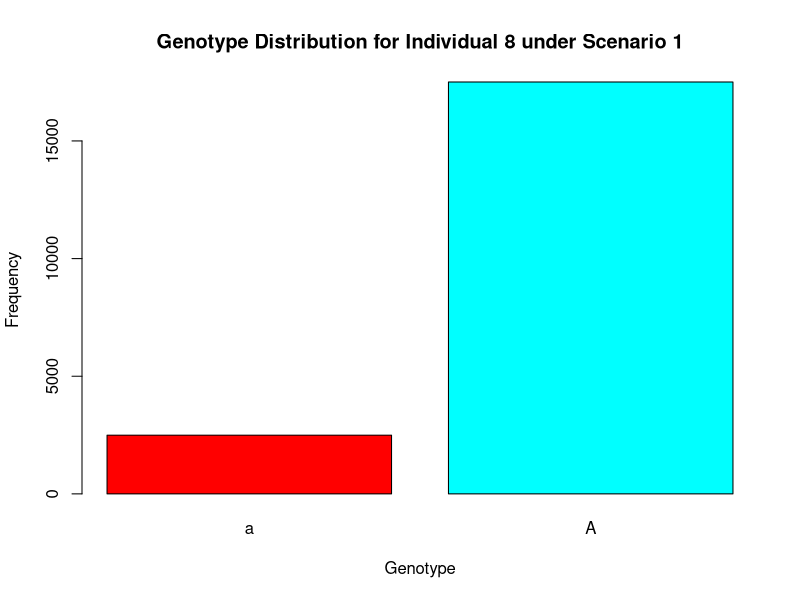
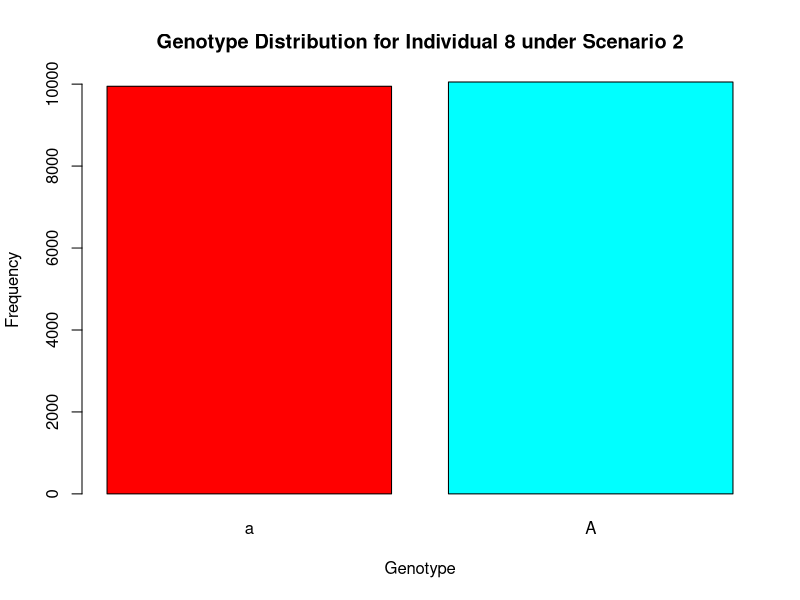
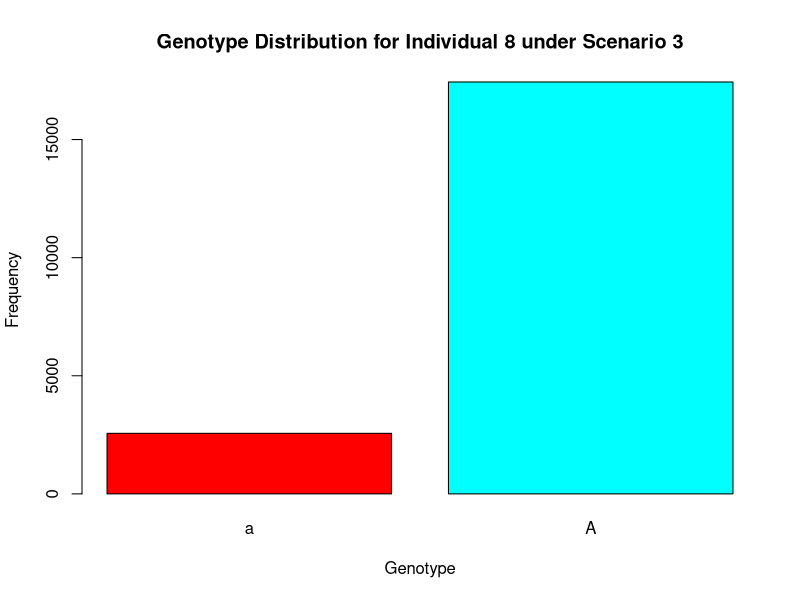
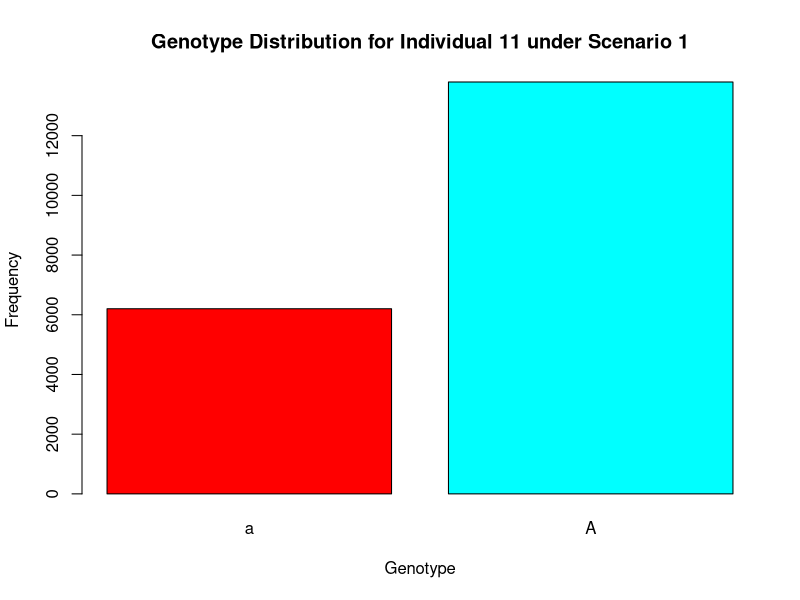
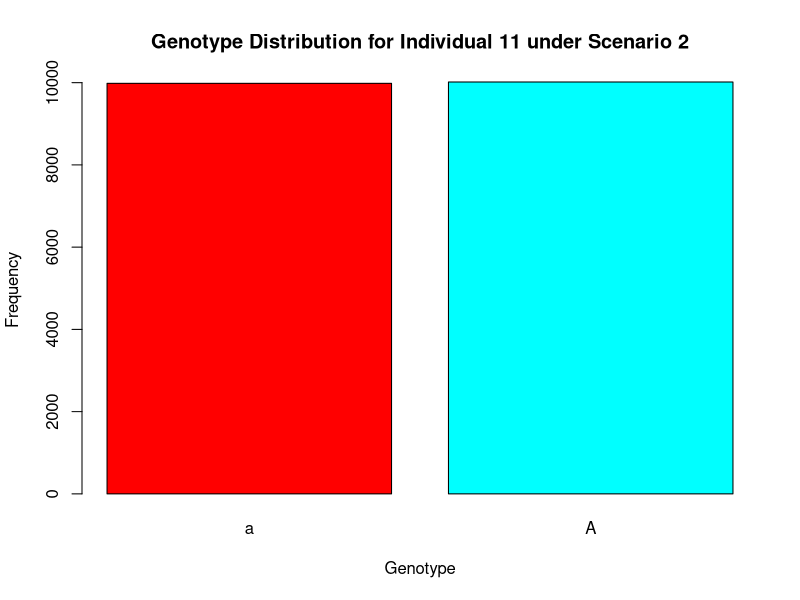
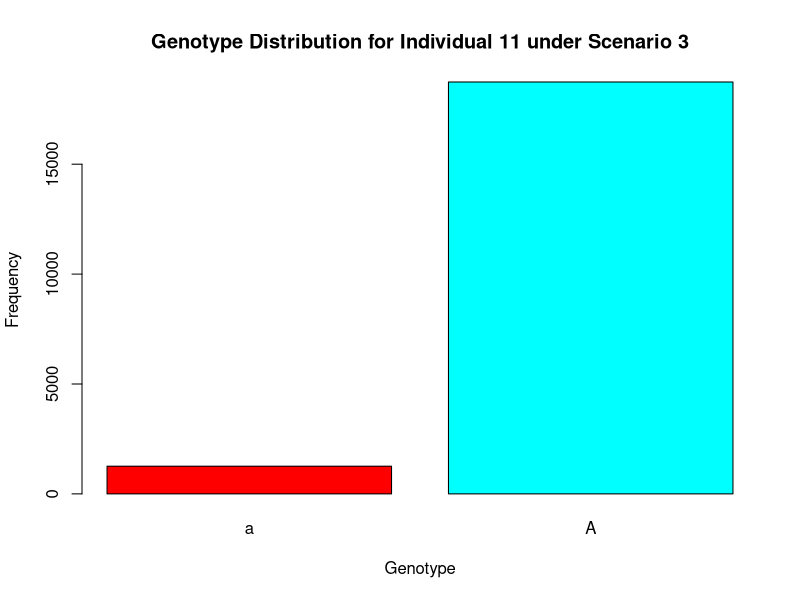

Source code (R) for these figures, in order:
# Function to simulate genotypes for a single scenario
simulate_genotypes <- function(founder_genotypes) {
  genotypes <- list()
  
  relationships <- list(
    "5" = c("1","3"), 
    "4" = c("2", "3"),
    "7" = c("3", "4"),
    "6" = c("4","5"),
    "8" = c("7","6"),
    "9" = c("7","6"),
    "11" = c("9","10")
  )
  
  # Function to simulate genotype based on parents' genotypes
  simulate_child_genotype <- function(parent1, parent2) {
    # Randomly select one allele from each parent
    allele1 <- sample(c(parent1[1], parent1[2]), 1)
    allele2 <- sample(c(parent2[1], parent2[2]), 1)
    return(c(allele1, allele2))
  }
  
  # Simulate genotypes for founders
  for (founder_id in names(founder_genotypes)) {
    genotypes[[founder_id]] <- founder_genotypes[[founder_id]]
  }
  
  # Simulate genotypes for non-founder individuals
  for (child_id in names(relationships)) {
    parent1_id <- relationships[[child_id]][1]
    parent2_id <- relationships[[child_id]][2]
    parent1_genotype <- genotypes[[parent1_id]]
    parent2_genotype <- genotypes[[parent2_id]]
    genotypes[[child_id]] <- simulate_child_genotype(parent1_genotype, parent2_genotype)
  }
  
  return(genotypes)
}

# Function to simulate genotypes for 10,000 iterations under a given scenario
simulate_scenario <- function(founder_genotypes, iterations) {
  simulated_genotypes <- list()
  for (i in 1:iterations) {
    simulated_genotypes[[i]] <- simulate_genotypes(founder_genotypes)
  }
  return(simulated_genotypes)
}

# Define founder genotypes for each scenario
scenario1_founder_genotypes <- list(
  "1" = c("a", "a"),
  "2" = c("A", "A"),
  "3" = c("A", "A"),
  "10" = c("A", "a")
)

scenario2_founder_genotypes <- list(
  "1" = c("A", "a"),
  "2" = c("A", "a"),
  "3" = c("A", "a"),
  "10" = c("A", "a")
)

scenario3_founder_genotypes <- list(
  "1" = c("A", "A"),
  "2" = c("A", "a"),
  "3" = c("A", "A"),
  "10" = c("A", "A")
)

# Simulate genotypes for each scenario 10,000 times
iterations <- 10000
scenario1_simulated_genotypes <- simulate_scenario(scenario1_founder_genotypes, iterations)
scenario2_simulated_genotypes <- simulate_scenario(scenario2_founder_genotypes, iterations)
scenario3_simulated_genotypes <- simulate_scenario(scenario3_founder_genotypes, iterations)

# Function to count the frequency of each genotype for a given individual in simulated genotypes
count_genotype_frequency <- function(simulated_genotypes, individual_id) {
  genotype_counts <- table(sapply(simulated_genotypes, `[[`, individual_id))
  return(genotype_counts)
}

# Generate bar plots for individual 8 and individual 11 under each scenario
plot_genotype_distribution <- function(simulated_genotypes, individual_id, scenario_name) {
  genotype_counts <- count_genotype_frequency(simulated_genotypes, individual_id)
  barplot(genotype_counts, main = paste("Genotype Distribution for Individual", individual_id, "under", scenario_name),
          xlab = "Genotype", ylab = "Frequency", col = rainbow(length(genotype_counts)))
}

# Plot genotype distribution for individual 8 under each scenario
plot_genotype_distribution(scenario1_simulated_genotypes, "8", "Scenario 1")
plot_genotype_distribution(scenario2_simulated_genotypes, "8", "Scenario 2")
plot_genotype_distribution(scenario3_simulated_genotypes, "8", "Scenario 3")

# Plot genotype distribution for individual 11 under each scenario
plot_genotype_distribution(scenario1_simulated_genotypes, "11", "Scenario 1")
plot_genotype_distribution(scenario2_simulated_genotypes, "11", "Scenario 2")
plot_genotype_distribution(scenario3_simulated_genotypes, "11", "Scenario 3")





